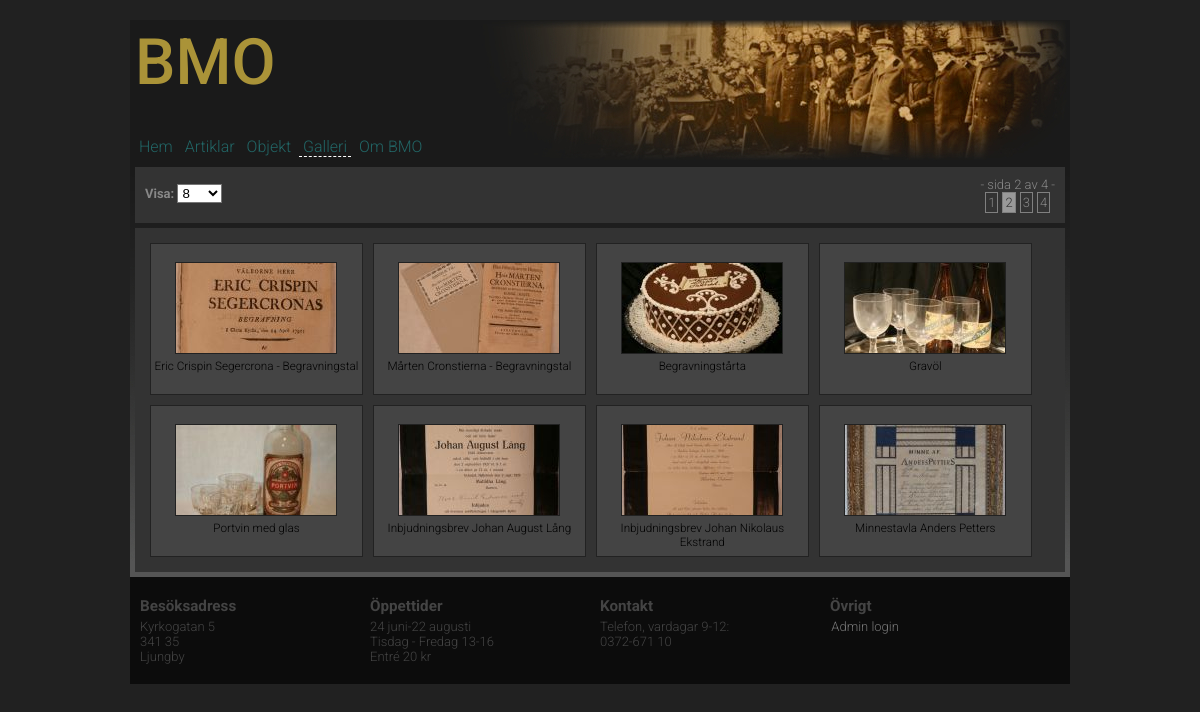
The page /galleri.php?view=8&p=2 on the database its author committed.
### tables this page shows
CREATE TABLE "Object" ("id" INTEGER PRIMARY KEY  NOT NULL ,"title" TEXT,"category" TEXT,"text" TEXT,"image" TEXT,"owner" TEXT);

### src/functions.php (the view, shortened to what this page needs)
<?php
function getData($query){
	$dbPath = dirname(__FILE__) . "/../incl/data/bmo.sqlite";
	$db = new PDO("sqlite:$dbPath");
	$db->setAttribute(PDO::ATTR_ERRMODE, PDO::ERRMODE_WARNING);
	$stmt = $db->prepare($query);
	$stmt->execute();
	$res = $stmt->fetchAll(PDO::FETCH_ASSOC);
	return $res;
}
function adjustStrLength($string, $len){
	return $string;
}
function getGalleryNavigation($page, $view){
	$res = getObjects("all");
	$numOfObjects = count($res);
	$numOfPages = ceil($numOfObjects/$view);
	echo '<div class="pagesinfo"> - sida '.$page.' av '.$numOfPages.' - </div>';
	for ($i=1; $i <= $numOfPages; $i++) {
		if($i==$page){
			echo '<a class="current page" href="?view='.$view.'&amp;p='.($i).'">'.($i).'</a>';
		}else{
			echo '<a class="page" href="?view='.$view.'&amp;p='.($i).'">'.($i).'</a>';
		}
	}
}
function putGalleryObjects($page, $length){
	$lightbox = rand();
	$res = getObjects("all");
	$start=($page-1)*$length;
	for ($i=$start; $i < ($start+$length); $i++) {
		if(isset($res[$i])){
			echo '<a title="'.$res[$i]['text'].'" href="'.imageSize($res[$i]['image'], "large").'" rel="lightbox['.$lightbox.']">';
				echo '<div class="fourth">';
					echo '<div class="gallery">';
						echo '<img src="'.imageSize($res[$i]['image'], "cropped").'" alt="Bild av '.$res[$i]['title'].'">';
						echo '<br>'.adjustStrLength($res[$i]['title'],55);
					echo '</div>';
				echo '</div>';
			echo '</a>';
		}
	}
}
function getObjects($scope){
	if ($scope == "all"){
		$query = 'SELECT * FROM Object;';
	}else{
		$query = 'SELECT * FROM Object WHERE category="'.$scope.'";';
	}
	$res = getData($query);
	return $res;
}
function imageSize($picture, $size){
	$filename=basename($picture);
	switch ($size) {
		case 'large':
			$path="img/bmo/550/";
			break;
		case 'cropped':
			$path="img/bmo/crop/";
			break;
	}
	return($path.$filename);
}

### style/stylesheet.css (style rules this page uses)
a { color: #000000; text-decoration: none; font-family: 'Roboto', sans-serif; font-weight: 300; }
.relatedObject, .randomObject, .gallery { border: 1px solid #222; margin: 5px; color: #000; font-size: 0.9em; background-color: #444; }
.relatedObject img, .randomObject img, .gallery img { margin: 2px; margin-top: 18px; border: 1px solid #222; }
div.third, div.fourth { text-align: center; float: left; }
div.fourth { width: 24.5%; }
div.gallery { height: 150px; margin: 5px; }

### style/debug.css (style rules this page uses)
body { background: beige; }

### style/layout.css (style rules this page uses)
html { margin: 0; padding: 0; overflow-y:scroll; }
body { font-family: 'Roboto', sans-serif; font-weight: 300; margin: 0; padding: 0; background-color: #212121; }
article a { color: #888 }

### style/navigation.css (style rules this page uses)
a.page { display: inline-block; border: 1px solid grey; background: #333; margin: 0 2px; padding: 2px; text-decoration: none; }
a.current { background: #999; color: #333; }

### rows shown on the page
object: image (picture), title "Eric Crispin Segercrona - Begravningstal"
object: image (picture), title "Mårten Cronstierna - Begravningstal"
object: image (picture), title "Begravningstårta"
object: image (picture), title "Gravöl"
object: image (picture), title "Portvin med glas"
object: image (picture), title "Inbjudningsbrev Johan August Lång"
object: image (picture), title "Inbjudningsbrev Johan Nikolaus Ekstrand"
object: image (picture), title "Minnestavla Anders Petters"

### other values the page prints
$page "2"
$numOfPages "4"
form field view "8"
